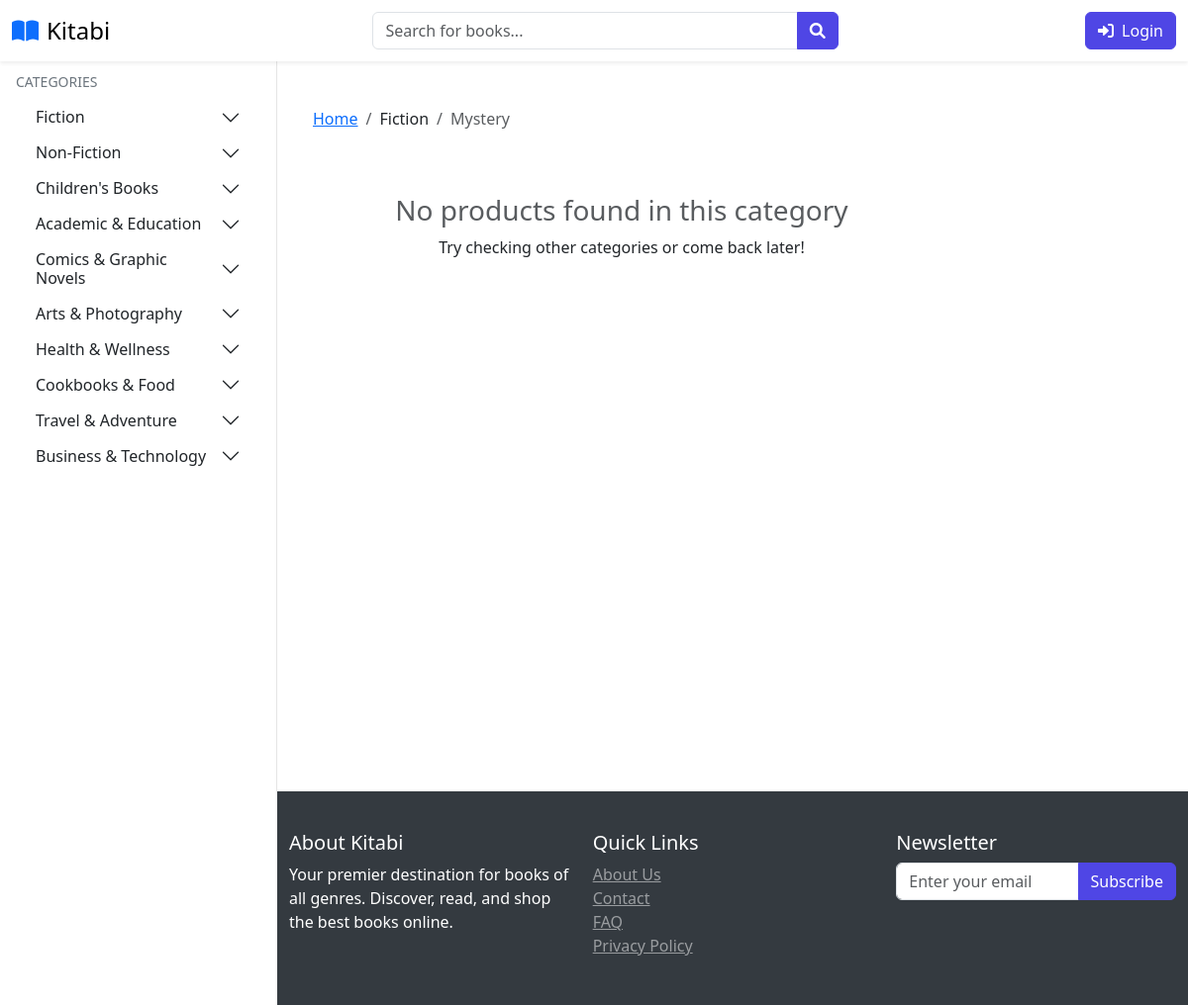
The page /products/Fiction/Mystery on the database its author committed.
### website/models.py (models this page shows, shortened)
class Category(db.Model):
    id = db.Column(db.Integer, primary_key=True)
    name = db.Column(db.String(100), nullable=False, unique=True)
    products = db.relationship('Product', back_populates='category', lazy=True)
    subcategories = db.relationship('SubCategory', back_populates='category', lazy=True)

class SubCategory(db.Model):
    id = db.Column(db.Integer, primary_key=True)
    name = db.Column(db.String(100), nullable=False, unique=True)
    category_id = db.Column(db.Integer, db.ForeignKey('category.id'), nullable=False)
    products = db.relationship('Product', back_populates='subcategory', lazy=True)
    category = db.relationship('Category', back_populates='subcategories')

### website/views.py (the view)
@views.route('/products/<category>/<subcategory>')
def filtered_products(category, subcategory):
    category_obj = Category.query.filter_by(name=category).first_or_404()
    subcategory_obj = SubCategory.query.filter_by(
        name=subcategory,
        category_id=category_obj.id
    ).first_or_404()
    products = Product.query.filter_by(
        category_id=category_obj.id,
        subcategory_id=subcategory_obj.id
    ).all()
    cart_items = {}
    if current_user.is_authenticated:
        cart_items = {
            item.product_link: item
            for item in Cart.query.filter_by(customer_link=current_user.id).all()
        }
    categories_dict = {}
    categories = Category.query.all()
    for cat in categories:
        subcategories = [subcat.name for subcat in cat.subcategories]
        categories_dict[cat.name] = subcategories
    return render_template(
        'filtered_products.html',
        products=products,
        current_category=category,
        current_subcategory=subcategory,
        categories=categories_dict,
        cart_items=cart_items,
        cart=Cart.query.filter_by(customer_link=current_user.id).all() if current_user.is_authenticated else []
    )

### website/templates/filtered_products.html (shortened to what this page needs)
{% extends 'base.html' %}
{% block body %}
            <div class="col-lg-9 col-md-8 p-4">
                <nav aria-label="breadcrumb">
                    <ol class="breadcrumb">
                        <li class="breadcrumb-item"><a href="{{ url_for('views.home') }}">Home</a></li>
                        <li class="breadcrumb-item">{{ current_category }}</li>
                        <li class="breadcrumb-item active">{{ current_subcategory }}</li>
                    </ol>
                </nav>
                <div class="row">
                    {% if products %}
                        {% for product in products %}
                            <div class="col-lg-4 col-md-6 mb-4">
                                <div class="card h-100">
                                    <img src="{{ url_for('admin.get_image', filename=product.product_picture.split('/')[-1]) }}"
                                         class="book-card"
                                         alt="{{ product.product_name }}">
                                    <div class="card-body d-flex flex-column">
                                        <h5 class="card-title">{{ product.product_name }}</h5>
                                        <p class="card-text text-muted">{{ product.author }}</p>
                                        <div class="rating mb-2">
                                            {% for i in range(product.rating|int) %}
                                                <i class="fas fa-star text-warning"></i>
                                            {% endfor %}
                                            {% for i in range(5 - product.rating|int) %}
                                                <i class="far fa-star text-warning"></i>
                                            {% endfor %}
                                        </div>
                                        <div class="mb-3">
                                            <span class="h5 mb-0">${{ "%.2f"|format(product.current_price) }}</span>
                                        </div>
                                        {% set cart_item = cart_items.get(product.id) %}
                                        {% set cart_quantity = cart_item.quantity if cart_item else 0 %}
                                        <a href="/add-to-cart/{{ product.id }}"
                                           class="btn btn-primary mt-auto w-100 {% if cart_quantity >= product.in_stock %}disabled{% endif %}"
                                           {% if cart_quantity >= product.in_stock %}aria-disabled="true" tabindex="-1"{% endif %}>
                                            <i class="fas fa-shopping-cart me-2"></i>
                                            {% if cart_quantity >= product.in_stock %}
                                                Out of stock
                                            {% else %}
                                                Add to Cart
                                            {% endif %}
                                        </a>
                                    </div>
                                </div>
                            </div>
                        {% endfor %}
                    {% else %}
                        <div class="col-12 text-center py-5">
                            <h3 class="text-muted">No products found in this category</h3>
                            <p>Try checking other categories or come back later!</p>
                        </div>
                    {% endif %}
                </div>
            </div>
        </div>
{% endblock %}

### website/templates/base.html (shortened to what this page needs)
<!DOCTYPE html>
<html lang="en">
<head>
    <link rel="stylesheet" href="{{ url_for('static', filename='css/bootstrap.min.css') }}">
    <link rel="stylesheet" href="{{ url_for('static', filename='css/owl.carousel.min.css') }}">
    <link rel="stylesheet" href="{{ url_for('static', filename='css/style.css') }}">
    <link rel="stylesheet" href="https://cdnjs.cloudflare.com/ajax/libs/font-awesome/6.0.0/css/all.min.css">
</head>
<body class="{% if current_user.is_authenticated %}{% if current_user.is_admin %}admin-user{% else %}user{% endif %}{% else %}guest{% endif %}">
<nav class="navbar navbar-light bg-white fixed-top shadow-sm">
    <div class="container-fluid">
        <div class="d-flex align-items-center">
            <a class="navbar-brand d-flex align-items-center" href="/">
                <i class="fas fa-book-open text-primary me-2"></i>
                <span class="font-weight-bold">Kitabi</span>
            </a>
        </div>
        {% if not current_user.is_authenticated or not current_user.is_admin %}
            <form class="d-none d-md-flex mx-auto" style="width: 40%;">
                <div class="input-group">
                    <input type="text" class="form-control" placeholder="Search for books...">
                    <button class="btn btn-primary" type="submit">
                        <i class="fas fa-search"></i>
                    </button>
                </div>
            </form>
        {% else %}
            <div class="mx-auto" style="width: 40%;"></div>
        {% endif %}
        <div class="d-flex align-items-center user-nav">
            {% if current_user.is_authenticated %}
                {% if not current_user.is_admin %}
                    <a href="/cart" class="btn btn-outline-primary me-3 position-relative">
                        <i class="fas fa-shopping-cart"></i>
                        {% if current_user.cart_items|length > 0 %}
                            <span class="position-absolute top-0 start-100 translate-middle badge rounded-pill bg-danger">
                                {{ current_user.cart_items|length }}
                            </span>
                        {% endif %}
                    </a>
                {% endif %}
                <div class="dropdown">
                    <button class="btn btn-link text-dark text-decoration-none dropdown-toggle" type="button" id="userDropdown" data-bs-toggle="dropdown" aria-expanded="false">
                        <i class="fas fa-user me-1"></i>
                        {{ current_user.username }}
                    </button>
                    <ul class="dropdown-menu dropdown-menu-end" aria-labelledby="userDropdown">
                        <li>
                            <a class="dropdown-item" href="/account/{{current_user.id}}">
                                <i class="fas fa-user-cog me-2"></i>Profile Settings
                            </a>
                        </li>
                        <li><hr class="dropdown-divider"></li>
                        <li>
                            <a class="dropdown-item" href="{{ url_for('auth.log_out') }}">
                                <i class="fas fa-sign-out-alt me-2"></i>Log Out
                            </a>
                        </li>
                    </ul>
                </div>
            {% else %}
                <a href="{{ url_for('auth.login') }}" class="btn btn-primary">
                    <i class="fas fa-sign-in-alt me-2"></i>Login
                </a>
            {% endif %}
        </div>
    </div>
</nav>
    {% if current_user.is_authenticated %}
        {% if current_user.is_admin %}
            <div class="admin-sidebar">
                <div class="text-center mb-4">
                    <i class="fas fa-user-shield fa-3x text-primary"></i>
                    <h5 class="mt-2">Admin Panel</h5>
                </div>
                <div class="nav flex-column">
                    <a class="admin-nav-item" href="{{ url_for('admin.admin_page') }}">
                        <i class="fas fa-tachometer-alt"></i>Dashboard
                    </a>
                    <a class="admin-nav-item" href="{{ url_for('admin.shop_items') }}">
                        <i class="fas fa-tags"></i>Manage Products
                    </a>
                    <a class="admin-nav-item" href="{{ url_for('admin.inventory_management') }}">
                        <i class="fas fa-boxes"></i>Manage Inventory
                    </a>
                    <a class="admin-nav-item" href="{{ url_for('admin.returns_management') }}">
                        <i class="fas fa-undo"></i>Manage Returns
                    </a>
                    <a class="admin-nav-item" href="{{ url_for('admin.order_view') }}">
                        <i class="fas fa-shopping-cart"></i>Manage Orders
                    </a>
                    <a class="admin-nav-item" href="{{ url_for('admin.manage_roles') }}">
                        <i class="fas fa-user-cog"></i>Manage Roles
                    </a>
                    <a class="admin-nav-item" href="{{ url_for('admin.membership_tiers') }}">
                        <i class="fas fa-crown"></i>Membership Tiers
                    </a>
                    <a class="admin-nav-item" href="{{ url_for('admin.view_activity_logs') }}">
                        <i class="fas fa-history"></i>Activity Logs
                    </a>
                </div>
            </div>
        {% else %}
            <div class="sidebar">
                <div class="nav-section">
                    <div class="nav-section-title">Categories</div>
                    <div class="accordion" id="categoriesAccordion">
                        {% for category, subcategories in categories.items() %}
                            <div class="accordion-item border-0">
                                <h2 class="accordion-header" id="heading{{ loop.index }}">
                                    <button class="accordion-button collapsed py-2" type="button"
                                            data-bs-toggle="collapse"
                                            data-bs-target="#collapse{{ loop.index }}">
                                        {{ category }}
                                    </button>
                                </h2>
                                <div id="collapse{{ loop.index }}" class="accordion-collapse collapse"
                                     data-bs-parent="#categoriesAccordion">
                                    <div class="accordion-body py-1">
                                        <ul class="list-unstyled mb-0">
                                            {% for subcategory in subcategories %}
                                                <li class="mb-1">
                                                    <a href="{{ url_for('views.filtered_products',
                                                           category=category, subcategory=subcategory) }}"
                                                       class="text-decoration-none text-muted small">
                                                        {{ subcategory }}
                                                    </a>
                                                </li>
                                            {% endfor %}
                                        </ul>
                                    </div>
                                </div>
                            </div>
                        {% endfor %}
                    </div>
                </div>
                <div class="nav-section">
                    <a href="/orders" class="sidebar-nav-item">
                        <i class="fas fa-shopping-bag"></i>Orders
                        {% if current_user.orders|length > 0 %}
                            <span class="badge bg-primary ms-auto">{{ current_user.orders|length }}</span>
                        {% endif %}
                    </a>
                    <a href="/cart" class="sidebar-nav-item">
                        <i class="fas fa-shopping-cart"></i>Cart
                        {% if current_user.cart_items|length > 0 %}
                            <span class="badge bg-primary ms-auto">{{ current_user.cart_items|length }}</span>
                        {% endif %}
                    </a>
                </div>
                <div class="nav-section">
                    <div class="nav-section-title">Account</div>
                    <a href="/account/{{current_user.id}}" class="sidebar-nav-item">
                        <i class="fas fa-user-cog"></i>Profile Settings
                    </a>
                    <a href="{{ url_for('auth.log_out') }}" class="sidebar-nav-item">
                        <i class="fas fa-sign-out-alt"></i>Log Out
                    </a>
                </div>
            </div>
        {% endif %}
    {% else %}
    <div class="sidebar">
        <div class="nav-section">
            <div class="nav-section-title">Categories</div>
            <div class="accordion" id="categoriesAccordion">
                {% for category, subcategories in categories.items() %}
                    <div class="accordion-item border-0">
                        <h2 class="accordion-header" id="heading{{ loop.index }}">
                            <button class="accordion-button collapsed py-2" type="button"
                                    data-bs-toggle="collapse"
                                    data-bs-target="#collapse{{ loop.index }}">
                                {{ category }}
                            </button>
                        </h2>
                    </div>
                {% endfor %}
            </div>
        </div>
    </div>
{% endif %}
    <main class="main-content">
         <div class="container pt-2">
            {% block body %}{% endblock %}
    </main>
    <footer>
         <div class="container pt-2">
            <div class="row">
                <div class="col-md-4">
                    <h5>About Kitabi</h5>
                    <p>Your premier destination for books of all genres. Discover, read, and shop the best books online.</p>
                </div>
                <div class="col-md-4">
                    <h5>Quick Links</h5>
                    <ul class="list-unstyled">
                        <li><a href="#" class="text-white-50">About Us</a></li>
                        <li><a href="#" class="text-white-50">Contact</a></li>
                        <li><a href="#" class="text-white-50">FAQ</a></li>
                    <li><a href="#" class="text-white-50">Privacy Policy</a></li>
                </ul>
            </div>
            <div class="col-md-4">
                <h5>Newsletter</h5>
                <form>
                    <div class="input-group">
                        <input type="email" class="form-control" placeholder="Enter your email">
                        <button class="btn btn-primary" type="submit">Subscribe</button>
                    </div>
                </form>
            </div>
        </div>
    </div>
</footer>
</body>
</html>

### rows shown on the page
Category: name "Fiction"
Category: name "Non-Fiction"
Category: name "Children's Books"
Category: name "Academic & Education"
Category: name "Comics & Graphic Novels"
Category: name "Arts & Photography"
Category: name "Health & Wellness"
Category: name "Cookbooks & Food"
Category: name "Travel & Adventure"
Category: name "Business & Technology"
SubCategory: name "Mystery"
